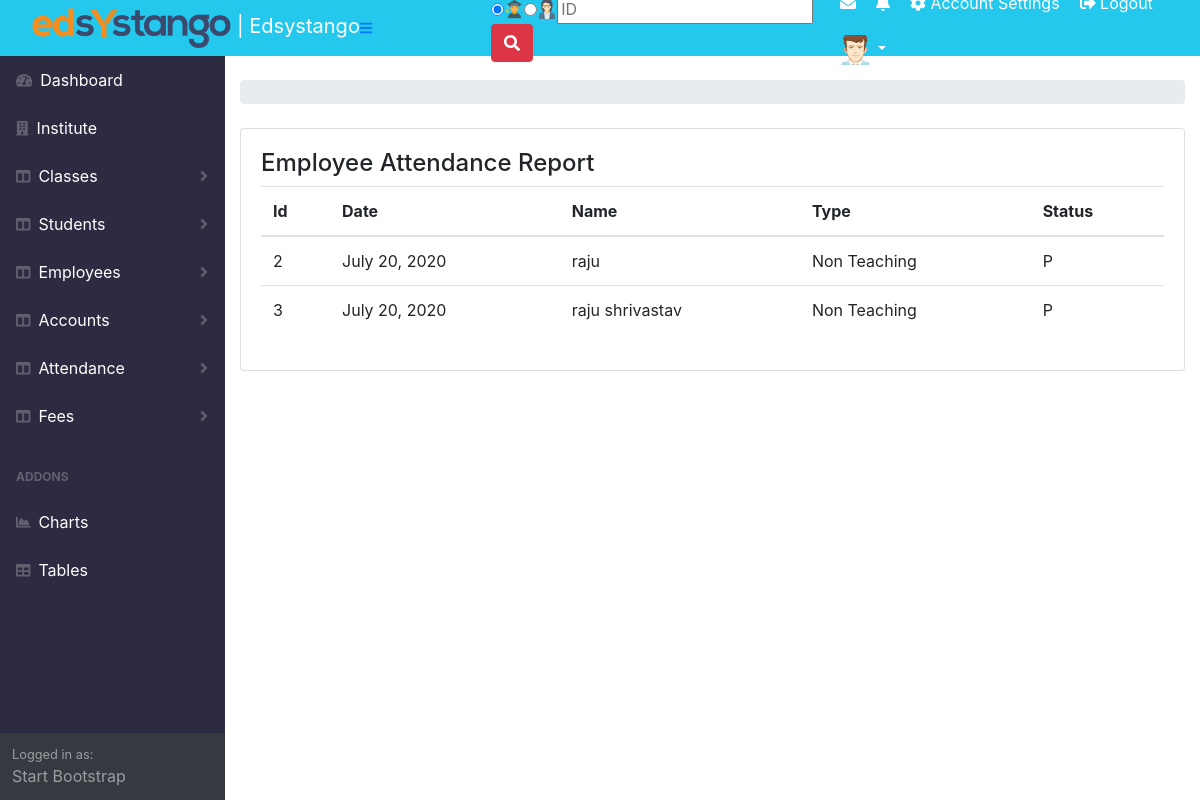
The app's page /getemployeereport/ with its own data.
### portalapp/models.py (models this page shows, shortened)
class EmployeeAttendance(models.Model):
    Date = models.DateField()
    EmpId = models.IntegerField()
    EmployeeName = models.CharField(max_length=255)
    EmployeeType = models.CharField(max_length=200)
    Status = models.CharField(max_length=20)

### portalapp/views.py (the view)
# urls.py: path('getemployeereport/',views.getEmployeeReport),
def getEmployeeReport(request):
    obj = EmployeeAttendance.objects.all()
    return render(request,'portalapp/getemployeereport.html',{'obj':obj})

### templates/portalapp/getemployeereport.html (shortened to what this page needs)
{% extends 'portalapp/base.html' %}
{% block base %}
<h4>Employee Attendance Report</h4>
<table class="table">
  <thead>
    <tr>
      <th>Id</th>
      <th>Date</th>
      <th>Name</th>
      <th>Type</th>
      <th>Status</th>
    </tr>
  </thead>
  <tbody>
    {% if obj %}
    {% for i in obj %}
      <tr>
        <td>{{i.EmpId}}</td>
        <td>{{i.Date}}</td>
        <td>{{i.EmployeeName}}</td>
        <td>{{i.EmployeeType}}</td>
        <td>{{i.Status}}</td>
      </tr>
      {% endfor %}
    {% endif %}
  </tbody>
</table>
{% endblock %}

### records on screen
EmployeeAttendance: EmpId "2", Date "July 20, 2020", EmployeeName "raju", EmployeeType "Non Teaching", Status "P"
EmployeeAttendance: EmpId "3", Date "July 20, 2020", EmployeeName "raju shrivastav", EmployeeType "Non Teaching", Status "P"
